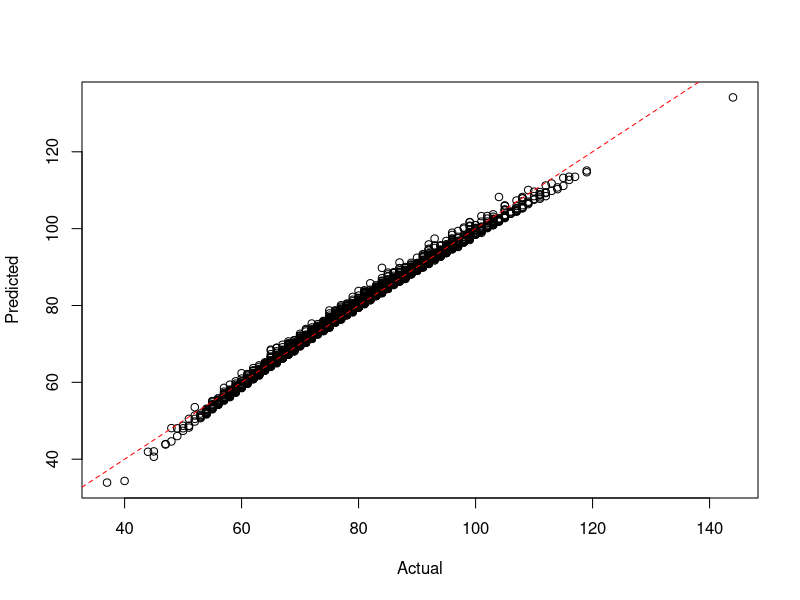

Reproduce this figure in R.
setwd("c:/github/doerodney/NCAAB-D1M-2015-2016")

df = read.csv("dataframe.csv", header=TRUE)

summary(df)

# margin of victory
# df$mov = df$win_points_scored - df$loss_points_scored

model = lm(win_points_scored ~
	win_conference + 
	win_possessions + 
	win_offensive_rating + 
	win_defensive_rating + 
	win_personal_fouls + 
	loss_conference + 
	loss_possessions + 
	loss_offensive_rating + 
	loss_defensive_rating + 
	loss_defensive_rebounds + 
	loss_steals + 
	loss_blocked_shots + 
	loss_personal_fouls,
	data=df)

# remove low contributors
plotFit <- function(yObserved, yFitted, intercept=0) {
  plot(yObserved, yFitted, xlab="Actual", ylab="Predicted")
  abline(intercept, 1, lty=2, col=rgb(1,0,0))
}

plotFit(df$win_points_scored, fitted(model))


getGamePossessionRange <- function(df, teamName, opponentName) {
    teamPossessions <- getPossessions(df, teamName)
    opponentPossessions <- getPossessions(df, opponentName)
    
    possessions <- sort(c(teamPossessions, opponentPossessions))
    
    possessionRange <- seq(min(possessions), max(possessions))
    
    return(possessionRange)
}  


getPossessions <- function(df, teamName) {
    df <- as.data.frame(df)
    Possessions <- c(df$win_possessions[which(df$win_team == teamName)],
                     df$loss_possessions[which(df$loss_team == teamName)])
    return(Possessions)
}


getOffensiveRatings <- function(df, teamName) {
    df <- as.data.frame(df)
    OffensiveRatings <- c(df$win_offensive_rating[which(df$win_team == teamName)],
                          df$loss_offensive_rating[which(df$loss_team == teamName)])
    return(OffensiveRatings)
}


getDefensiveRatings <- function(df, teamName) {
    df <- as.data.frame(df)
    DefensiveRatings <- c(df$win_defensive_rating[which(df$win_team == teamName)],
                          df$loss_defensive_rating[which(df$loss_team == teamName)])
    return(DefensiveRatings)
}


getDefensiveRebounds <- function(df, teamName) {
    df <- as.data.frame(df)
    DefensiveRebounds <- c(df$win_defensive_rebounds[which(df$win_team == teamName)],
                              df$loss_defensive_rebounds[which(df$loss_team == teamName)])
    return(DefensiveRebounds)
}


getPersonalFouls <- function(df, teamName) {
    df <- as.data.frame(df)
    PersonalFouls <- c(df$win_personal_fouls[which(df$win_team == teamName)],
                       df$loss_personal_fouls[which(df$loss_team == teamName)])
    return(PersonalFouls)
}


getSteals <- function(df, teamName) {
    df <- as.data.frame(df)
    Steals <- c(df$win_steals[which(df$win_team == teamName)],
                df$loss_steals[which(df$loss_team == teamName)])
    return(Steals)
}


getBlockedShots <- function(df, teamName) {
    df <- as.data.frame(df)
    BlockedShots <- c(df$win_blocked_shots[which(df$win_team == teamName)],
                      df$loss_blocked_shots[which(df$loss_team == teamName)])
    return(BlockedShots)
}


getTeamConference <- function(df, teamName) {
    df <- as.data.frame(df)
  
    TeamConferences = df$win_conference[which(df$win_team == teamName)]
    if (length(TeamConferences) == 0) {
        TeamConferences = df$loss_conference[which(df$loss_team == teamName)]
    }
    return(as.character(TeamConferences[1]))
}


predictWinner <- function(teamName, opponentName, df, model, nScenarios=10000)
{
  gamePossessionRange = getGamePossessionRange(df, teamName, opponentName)    
    
  teamConference = getTeamConference(df, teamName)
  teamOffensiveRatings = getOffensiveRatings(df, teamName)
  teamDefensiveRatings = getDefensiveRatings(df, teamName)
  teamDefensiveRebounds  = getDefensiveRebounds(df, teamName)
  teamSteals = getSteals(df, teamName)
  teamPersonalFouls = getPersonalFouls(df, teamName)
  teamBlockedShots = getBlockedShots(df, teamName)
  
  opponentConference = getTeamConference(df, opponentName)
  opponentOffensiveRatings = getOffensiveRatings(df, opponentName)
  opponentDefensiveRatings = getDefensiveRatings(df, opponentName)
  opponentDefensiveRebounds  = getDefensiveRebounds(df, opponentName)
  opponentSteals = getSteals(df, opponentName)
  opponentPersonalFouls = getPersonalFouls(df, opponentName)
  opponentBlockedShots = getBlockedShots(df, opponentName)
  
  game_possessions = sample(gamePossessionRange, nScenarios, replace=TRUE)
  
  # Simulate data between the 10th and 90th quantile.
  minQuantile = 0.1
  maxQuantile = 0.9
  
  win_conference = rep(teamConference, nScenarios)
  win_possessions = game_possessions
  
  filtered = quantile(teamOffensiveRatings, c(minQuantile, maxQuantile))
  win_offensive_rating = runif(nScenarios, filtered[[1]], filtered[[2]])
  
  filtered = quantile(teamDefensiveRatings, c(minQuantile, maxQuantile))
  win_defensive_rating = runif(nScenarios, filtered[[1]], filtered[[2]])
  
  win_personal_fouls = sample(min(teamPersonalFouls):max(teamPersonalFouls), nScenarios, replace=TRUE)
  loss_conference = rep(opponentConference, nScenarios)
  loss_possessions = game_possessions
  
  filtered = quantile(opponentOffensiveRatings, c(minQuantile, maxQuantile))
  loss_offensive_rating = runif(nScenarios, filtered[[1]], filtered[[2]])
  
  filtered = quantile(opponentDefensiveRatings, c(minQuantile, maxQuantile))
  loss_defensive_rating = runif(nScenarios, filtered[[1]], filtered[[2]])
  loss_defensive_rebounds = runif(nScenarios, min(opponentDefensiveRebounds), max(opponentDefensiveRebounds))
  loss_steals = sample(min(opponentSteals):max(opponentSteals), nScenarios, replace=TRUE)
  loss_blocked_shots = sample(min(opponentBlockedShots):max(opponentBlockedShots), nScenarios, replace=TRUE)
  
  loss_personal_fouls = sample(min(opponentPersonalFouls):max(opponentPersonalFouls), nScenarios, replace=TRUE)
  
  # Create data frame for team score prediction.
  dfpt = cbind.data.frame(
    win_conference,
    win_possessions,
    win_offensive_rating,
    win_defensive_rating,
    win_personal_fouls,
    loss_conference,
    loss_possessions,
    loss_offensive_rating,
    loss_defensive_rating,
    loss_defensive_rebounds,
    loss_steals,
    loss_blocked_shots,
    loss_personal_fouls
  )
  
  teamPointsScored = round(predict(model, dfpt))
  
  # Create data frame for opponent score prediction.
  # Switch conferences
  x = loss_conference
  loss_conference = win_conference
  win_conference = x
  
  # Switch possessions
  x = loss_possessions
  loss_possessions = win_possessions
  win_possessions = x
  
  # Switch offensive ratings
  x = loss_offensive_rating
  loss_offensive_rating = win_offensive_rating
  win_offensive_rating = x
  
  # Switch defensive ratings
  x = loss_defensive_rating
  loss_defensive_rating = win_defensive_rating
  win_defensive_rating= x
  
  win_personal_fouls = sample(min(opponentPersonalFouls):max(opponentPersonalFouls), nScenarios, replace=TRUE)
  
  loss_defensive_rebounds = runif(nScenarios, min(teamDefensiveRebounds), max(teamDefensiveRebounds))
  loss_steals = sample(min(teamSteals):max(teamSteals), nScenarios, replace=TRUE)
  loss_blocked_shots = sample(min(teamBlockedShots):max(teamBlockedShots), nScenarios, replace=TRUE)
  loss_personal_fouls = sample(min(teamPersonalFouls):max(teamPersonalFouls), nScenarios, replace=TRUE)
  
  dfpo = cbind.data.frame(
    win_conference,
    win_possessions,
    win_offensive_rating,
    win_defensive_rating,
    win_personal_fouls,
    loss_conference,
    loss_possessions,
    loss_offensive_rating,
    loss_defensive_rating,
    loss_defensive_rebounds,
    loss_steals,
    loss_blocked_shots,
    loss_personal_fouls
  )
  
  # Predict opponent points scored.
  opponentPointsScored = round(predict(model, dfpo))
  
  # Make a dataframe of points scored.  Not sure why...
  pointsScored = cbind.data.frame(teamPointsScored, opponentPointsScored)
  
  # Produce/report a result message.
  teamWins = pointsScored$teamPointsScored > pointsScored$opponentPointsScored
  msg = sprintf("%d scenarios of %s versus %s:\n", nScenarios, teamName, opponentName)
  cat(msg)
  nTeamWins = length(which(teamWins == TRUE))
  nOpponentWins = nScenarios - nTeamWins
  margin = numeric(nScenarios)
  xlabel = ''
  ylabel = ''
  x = seq(1:nScenarios)
  win_team_name = ''
  scenarios_won = 0
  if (nTeamWins > nOpponentWins) {
    margin = sort(pointsScored$teamPointsScored - pointsScored$opponentPointsScored)
    
    win_team_name = teamName
    scenarios_won = nTeamWins
  } else {
    margin = sort(pointsScored$opponentPointsScored - pointsScored$teamPointsScored)
    win_team_name = opponentName
    scenarios_won = nOpponentWins
  }
  
  margin.min = min(margin)
  margin.max = max(margin)
  margin.mean = mean(margin)
  margin.sd = sd(margin)
  xlabel = sprintf("%s wins %d scenarios with a mean margin of %4.1f, sd = %5.2f.\n", win_team_name, scenarios_won, margin.mean, margin.sd)
  
  x = seq(margin.min, margin.max, length=1000)
  y = dnorm(x, mean=margin.mean, sd=margin.sd)
  plot(x, y, main=msg, xlab=xlabel, ylab=ylabel, type="l")
  
  abline(v=(mean(margin)))

  cat(xlabel)
  cat("\n")
  
  return(win_team_name)
}
# Run to here...

rpi_top_16 = c(
    'kansas-jayhawks', 
    'villanova-wildcats',
    'virginia-cavaliers',
    'oregon-ducks',
    'xavier-musketeers',
    'oklahoma-sooners',
    'miami-fl-hurricanes',
    'utah-runnin-utes',
    'north-carolina-tar-heels',
    'maryland-terrapins',
    'west-virginia-mountaineers',
    'duke-blue-devils',
    #'smu-mustangs',
    'michigan-state-spartans',
    'california-golden-bears',
    'kentucky-wildcats',
    # 'louisville-cardinals',
    'purdue-boilermakers'
)

east_team_list = c(
    'villanova-wildcats',
    'miami-fl-hurricanes',
    'west-virginia-mountaineers',
    'purdue-boilermakers',
    
    'baylor-bears',
    'iowa-hawkeyes',
    'south-carolina-gamecocks',
    'saint-josephs-hawks',
    
    'wisconsin-badgers',
    'butler-bulldogs',
    'monmouth-hawks',
    'little-rock-trojans',
    
    'stony-brook-seawolves',
    'akron-zips',
    'belmont-bruins',
    'north-florida-ospreys' 
)

# RPI = (WP * 0.25) + (OWP * 0.50) + (OOWP * 0.25)

big_east_team_list = c(
	'villanova-wildcats',
	'xavier-musketeers',
	'seton-hall-pirates',
	'providence-friars',
	'butler-bulldogs',
	'creighton-bluejays',
	'marquette-golden-eagles',
	'georgetown-hoyas',
	'depaul-blue-demons',
	'st-johns-red-storm'
)


predictBigEastWinner<-function(team_list, df, model, nScenarios=10000)
{
	winner = ''

	# Preallocate vectors for subsequent rounds.
	quarter_finalist = character(8)
	semi_finalist = character(4)
	finalist = character(2)

	if (length(team_list) == 10) {
		quarter_finalist[1] = team_list[1] 
		quarter_finalist[2] = team_list[2]
		quarter_finalist[3] = team_list[3]
		quarter_finalist[4] = team_list[4]
		quarter_finalist[5] = team_list[5]
		quarter_finalist[6] = team_list[6]
		quarter_finalist[7] = predictWinner(team_list[7], team_list[10], df, model, nScenarios)
		quarter_finalist[8] = predictWinner(team_list[8], team_list[9], df, model, nScenarios)

		cat("\n")
		cat("Quarter-finals:\n")
		semi_finalist[1] = predictWinner(quarter_finalist[1], quarter_finalist[8], df, model, nScenarios)
		semi_finalist[2] = predictWinner(quarter_finalist[5], quarter_finalist[4], df, model, nScenarios)
		semi_finalist[3] = predictWinner(quarter_finalist[7], quarter_finalist[2], df, model, nScenarios)
		semi_finalist[4] = predictWinner(quarter_finalist[6], quarter_finalist[3], df, model, nScenarios)

		cat("\n")
		cat("Semi-finals:\n")
		finalist[1] = predictWinner(semi_finalist[1], semi_finalist[2], df, model, nScenarios)
		finalist[2] = predictWinner(semi_finalist[3], semi_finalist[4], df, model, nScenarios)

		cat("\n")
		cat("Finals:\n")

		winner = predictWinner(finalist[1], finalist[2], df, model, nScenarios)
	}

	return(winner)
}

	
predictBracketWinner<-function(team_list, df, model, nScenarios=10000)
{
  winner = ''
  
  # Preallocate vectors for subsequent rounds.
  quarter_finalist = character(8)
  semi_finalist = character(4)
  finalist = character(2)
  
  if (length(team_list) == 16) {
    cat("\n")
    cat("Round of 16:\n")
    quarter_finalist[1] = predictWinner(team_list[1], team_list[16], df, model, nScenarios) 
    quarter_finalist[2] = predictWinner(team_list[8], team_list[9], df, model, nScenarios)
    quarter_finalist[3] = predictWinner(team_list[5], team_list[12], df, model, nScenarios)
    quarter_finalist[4] = predictWinner(team_list[4], team_list[13], df, model, nScenarios)
    quarter_finalist[5] = predictWinner(team_list[6], team_list[11], df, model, nScenarios)
    quarter_finalist[6] = predictWinner(team_list[3], team_list[14], df, model, nScenarios)
    quarter_finalist[7] = predictWinner(team_list[7], team_list[10], df, model, nScenarios)
    quarter_finalist[8] = predictWinner(team_list[2], team_list[15], df, model, nScenarios)
    
    cat("\n")
    cat("Quarter-finals:\n")
    semi_finalist[1] = predictWinner(quarter_finalist[1], quarter_finalist[2], df, model, nScenarios)
    semi_finalist[2] = predictWinner(quarter_finalist[3], quarter_finalist[4], df, model, nScenarios)
    semi_finalist[3] = predictWinner(quarter_finalist[5], quarter_finalist[6], df, model, nScenarios)
    semi_finalist[4] = predictWinner(quarter_finalist[7], quarter_finalist[8], df, model, nScenarios)
    
    cat("\n")
    cat("Semi-finals:\n")
    finalist[1] = predictWinner(semi_finalist[1], semi_finalist[2], df, model, nScenarios)
    finalist[2] = predictWinner(semi_finalist[3], semi_finalist[4], df, model, nScenarios)
    
    cat("\n")
    cat("Final:\n")
    winner = predictWinner(finalist[1], finalist[2], df, model, nScenarios)
  }
  else {
    winner = sprintf("The team list needs 16 teams.  The supplied list has %d.", length(team_list))
  }
  
  return(winner)
}  


get_east_teams<-function()
{  
  teams = c('villanova-wildcats', 'virginia-cavaliers', 
  'oklahoma-sooners', 'louisville-cardinals',
  'uni-panthers', 'providence-friars',
  'michigan-state-spartans', 'north-carolina-state-wolfpack',
  'lsu-tigers', 'georgia-bulldogs', 
  'dayton-flyers', 'wyoming-cowboys', 
  'uc-irvine-anteaters', 'albany-great-danes', 
  'belmont-bruins', 'lafayette-leopards') 
  
  return(teams)
}  
 
 
get_midwest_teams<-function()
{
  teams = c('kentucky-wildcats', 'kansas-jayhawks', 
  'notre-dame-fighting-irish', 'maryland-terrapins', 
  'west-virginia-mountaineers','butler-bulldogs',  
  'wichita-state-shockers',  'cincinnati-bearcats', 
  'purdue-boilermakers', 'indiana-hoosiers', 
  'texas-longhorns', 'buffalo-bulls', 
  'valparaiso-crusaders', 'northeastern-huskies',
  'new-mexico-state-aggies', 'hampton-pirates')
  
  return(teams)
}


get_south_teams<-function()
{
  teams = c('duke-blue-devils','gonzaga-bulldogs',
  'iowa-state-cyclones', 'georgetown-hoyas',
  'utah-runnin-utes', 'smu-mustangs',
  'iowa-hawkeyes', 'san-diego-state-aztecs',
  'st-johns-red-storm', 'davidson-wildcats',
  'ucla-bruins', 'stephen-f-austin-lumberjacks',
  'eastern-washington-eagles', 'uab-blazers',
  'north-dakota-state-bison', 'robert-morris-colonials')
  
   return(teams)
}


get_west_teams<-function()
{
  teams = c('wisconsin-badgers', 'arizona-wildcats', 
  'baylor-bears', 'north-carolina-tar-heels', 
  'arkansas-razorbacks', 'xavier-musketeers',
  'vcu-rams', 'oregon-ducks',
  'oklahoma-state-cowboys', 'ohio-state-buckeyes',
  'ole-miss-rebels', 'wofford-terriers',
  'harvard-crimson', 'georgia-state-panthers',
  'texas-southern-tigers', 'coastal-carolina-chanticleers')
  
  return(teams)
}


predictTournamentWinner<-function(df, model)
{
	semifinalists = character(4)
	# East
	cat("\n")
    cat("East Bracket Championship:\n")
	teams = get_east_teams()
	semifinalists[1] = predictBracketWinner(teams, df, model)
	
	# Midwest
	cat("\n")
    cat("Midwest Bracket Championship:\n")
	teams = get_midwest_teams()
	semifinalists[2] = predictBracketWinner(teams, df, model)
	
	# West
	cat("\n")
    cat("West Bracket Championship:\n")
	teams = get_west_teams()
	semifinalists[3] = predictBracketWinner(teams, df, model)
	
	# South
	cat("\n")
    cat("South Bracket Championship:\n")
	teams = get_south_teams()
	semifinalists[4] = predictBracketWinner(teams, df, model)
	
	cat("\n")
    cat("Final Four:\n")
	finalists = character(2)
	finalists[1] = predictWinner(semifinalists[1], semifinalists[4], df, model)
	finalists[2] = predictWinner(semifinalists[2], semifinalists[3], df, model)
	cat("\n")
  
  cat("Final Two:\n")
  champion = predictWinner( finalists[1], finalists[2], df, model)
    
}

#---Run from top down to here.--------------------------------




getHomeAwayMarginOfVictory<- function( team_name, df) {
    # Determine indexes that involve team.
	win_index = which(df$win_team == team_name)
	loss_index = which(df$loss_team == team_name)
	
	# What were the win and loss margins?
	win_margin = df$win_points_scored[win_index] - df$loss_points[win_index]
	loss_margin = df$loss_points[loss_index] - df$win_points_scored[loss_index]
	
	# What courts were used?
	win_loss = c('home', 'away')
	win_court = ifelse(df$win_court[win_index] == win_loss[1], win_loss[1], win_loss[2])
	loss_court = ifelse(df$win_court[loss_index] == 'home', win_loss[2], win_loss[1])

	margin = c(win_margin, loss_margin)
	court = c(win_court, loss_court)
	court = as.factor(court)
	df_team = data.frame(margin, court)
	
	return(df_team)
}

getHomeCourtAdvantage <- function( team_name, df) {
	df_team = getHomeAwayMarginOfVictory(team_name, df)
	mdl = aov(margin ~ court, data=df_team)
	
	x = summary.lm(mdl)
	
	home_court_advantage = x$coefficients[1,1] + x$coefficients[2,1]
	probability = x$coefficients[2,4]
	
	alist = list('home_court_advantage'=home_court_advantage,
		'probability'=probability)
		
	return(alist)
}

plotHomeCourtAdvantage <- function( team_name, df) {
	df_team = getHomeAwayMarginOfVictory(team_name, df)
	alist = getHomeCourtAdvantage(team_name, df)
	home_court_advantage = alist$home_court_advantage
	probability = alist$probability
	
	significance = ifelse(probability < 0.05, 'significant', 'not significant')
	
	grand_mean = mean(df_team$margin)
	mean_margin_by_court = tapply(df_team$margin, df_team$court, mean)
	home_mean = mean_margin_by_court['home']
	away_mean = mean_margin_by_court['away']
	title = sprintf("Margin of victory against D1 opponents: %s", team_name)
	# x axis values are just an index.
	x = seq(1, length(df_team$margin))
	
	# Initially plot blanks just to initialize.
	ylabel = sprintf("Home court advantage: %2.0f (%s)", home_court_advantage, significance)
	plot(x, df_team$margin[x], main=title, xlab='game', ylab=ylabel, type='n')
	legend("topright", legend=c('home', 'away'), col=c('green', 'red'), pch=c(17,25))
	
	# Plot the mean lines.
	abline(h=0)
	abline(h=grand_mean)
	abline(h=home_mean, col='green')
	abline(h=away_mean, col='red')
	
	# Get indexes for home and away courts.
	home_index = which(df_team$court == 'home')
	away_index = which(df_team$court == 'away')
	
	# Plot points for home and away indexes.
	points(home_index, df_team$margin[home_index], col='green', pch=17)
	points(away_index, df_team$margin[away_index], col='red', pch=25)
}


plotOffensiveRating <- function( team_name, other_team_name, df) {
	# Get the offensive rating for each team in both win and loss results.
	# Get the relevant rows from the dataframe argument.
	
	# Create a subset dataframe.					  
	dfprime = subset(df, 
		select=c(win_team, win_offensive_rating, loss_team, loss_offensive_rating),
		subset=(win_team == team_name | loss_team == team_name |
		        win_team == other_team_name | loss_team == other_team_name))
	
	# Create labels for the legend.
	team_win_label = sprintf("%s win", team_name)
	team_loss_label = sprintf("%s loss", team_name)
	other_team_win_label = sprintf("%s win", other_team_name)
	other_team_loss_label = sprintf("%s loss", other_team_name)
	title_label = sprintf("Offensive ratings of %s and %s", team_name, other_team_name)
	
	# Plot points for team win and loss indexes.
	team_win_rows = which(dfprime$win_team == team_name)
	team_loss_rows = which(dfprime$loss_team == team_name)
	other_win_rows = which(dfprime$win_team == other_team_name)
	other_loss_rows = which(dfprime$loss_team == other_team_name)
	
	# Create initial plot data.
	x = c(team_win_rows, team_loss_rows, other_win_rows, other_loss_rows) 
	offensive_rating_list = c(
		dfprime$win_offensive_rating[team_win_rows],
		dfprime$loss_offensive_rating[team_loss_rows],
		dfprime$win_offensive_rating[other_win_rows],
		dfprime$loss_offensive_rating[other_loss_rows] )
	
	# Initially plot blanks just to initialize the graph.
	plot(x, offensive_rating_list, main=title_label, xlab='', ylab='offensive_rating', type='n')
	legend("topright", 
			legend=c(team_win_label, team_loss_label, 
			         other_team_win_label, other_team_loss_label), 
			col=c('green', 'red', 'blue', 'orange'), 
			pch=c(2, 6, 3, 4))
	
	points(team_win_rows, dfprime$win_offensive_rating[team_win_rows], col='green', pch=2)
	points(team_loss_rows, dfprime$loss_offensive_rating[team_loss_rows], col='red', pch=6)
	points(other_win_rows, dfprime$win_offensive_rating[other_win_rows], col='blue', pch=3)
	points(other_loss_rows, dfprime$loss_offensive_rating[other_loss_rows], col='red', pch=4)
}

plotDefensiveRating <- function( team_name, other_team_name, df) {
	# Get the defensive rating for each team in both win and loss results.
	# Get the relevant rows from the dataframe argument.
	# Create a subset dataframe.					  
	dfprime = subset(df, 
		select=c(win_team, win_defensive_rating, loss_team, loss_defensive_rating),
		subset=(win_team == team_name | loss_team == team_name |
		        win_team == other_team_name | loss_team == other_team_name))
	
	# Create labels for the legend.
	team_win_label = sprintf("%s win", team_name)
	team_loss_label = sprintf("%s loss", team_name)
	other_team_win_label = sprintf("%s win", other_team_name)
	other_team_loss_label = sprintf("%s loss", other_team_name)
	title_label = sprintf("Defensive ratings of %s and %s", team_name, other_team_name)
	
	# Plot points for team win and loss indexes.
	team_win_rows = which(dfprime$win_team == team_name)
	team_loss_rows = which(dfprime$loss_team == team_name)
	other_win_rows = which(dfprime$win_team == other_team_name)
	other_loss_rows = which(dfprime$loss_team == other_team_name)
	
	# Create initial plot data.
	x = c(team_win_rows, team_loss_rows, other_win_rows, other_loss_rows) 
	defensive_rating_list = c(
		dfprime$win_defensive_rating[team_win_rows],
		dfprime$loss_defensive_rating[team_loss_rows],
		dfprime$win_defensive_rating[other_win_rows],
		dfprime$loss_defensive_rating[other_loss_rows] )
	
	# Initially plot blanks just to initialize the graph.
	plot(x, defensive_rating_list, main=title_label, xlab='', ylab='defensive_rating', type='n')
	legend("topright", 
			legend=c(team_win_label, team_loss_label, 
			         other_team_win_label, other_team_loss_label), 
			col=c('green', 'red', 'blue', 'orange'), 
			pch=c(2, 6, 3, 4))
	
	points(team_win_rows, dfprime$win_defensive_rating[team_win_rows], col='green', pch=2)
	points(team_loss_rows, dfprime$loss_defensive_rating[team_loss_rows], col='red', pch=6)
	points(other_win_rows, dfprime$win_defensive_rating[other_win_rows], col='blue', pch=3)
	points(other_loss_rows, dfprime$loss_defensive_rating[other_loss_rows], col='red', pch=4)
}


# Bracket couples:
# 1-16
# 8-9
# 5-12
# 4-13
# 6-11
# 3-14
# 7-10
# 2-15



test_predictions<-function(game_date, data_date, df) 
{
   dfprime = df[which(df$date <= data_date), ]
   mprime = lm(win_points_scored ~
                 win_conference + 
                 win_possessions + 
                 win_offensive_rating + 
                 win_defensive_rating + 
                 win_personal_fouls + 
                 loss_conference + 
                 loss_possessions + 
                 loss_offensive_rating + 
                 loss_defensive_rating + 
                 loss_defensive_rebounds + 
                 loss_steals + 
                 loss_blocked_shots + 
                 loss_personal_fouls,
                 data=dfprime)
   win_team_list = df$win_team[which(df$date == game_date)]
   loss_team_list = df$loss_team[which(df$date == game_date)]
   
   game_count = length(win_team_list)
   
   correct_count = 0
   for (i in 1:game_count) {
     win_team = as.character(win_team_list[i])
     loss_team = as.character(loss_team_list[i])
     predicted_win_team = predictWinner(win_team, loss_team, dfprime, mprime)
     if (predicted_win_team == win_team) {
       correct_count = correct_count + 1
     }
   }
   
   sprintf("%d correct out of %d for %d using data from %d.", 
           correct_count, game_count, game_date, data_date)
}
